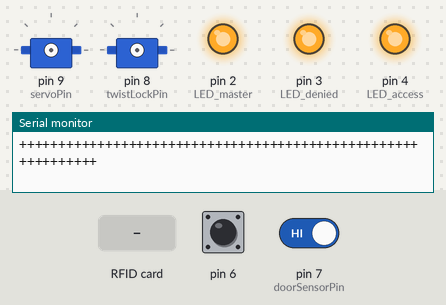
Recording of a sketch running on a simulated Arduino Uno, built with avr-gcc and run on an emulated ATmega328P. Parts: 2 × servo, output pins drawn as LEDs (lit = HIGH), the last lines printed to the serial monitor. The test bench sets the inputs (shaded band); at power-on: pin 6 HIGH, pin 7 (doorSensorPin) HIGH. Pins used as bus, display or sensor lines are not drawn.

Above: at 0.1 s.
At 16.6 s:
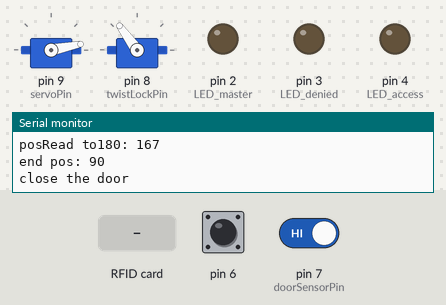
16.7 s: RFID card 5E 7A 19 C4 held to the reader
At 17.5 s:
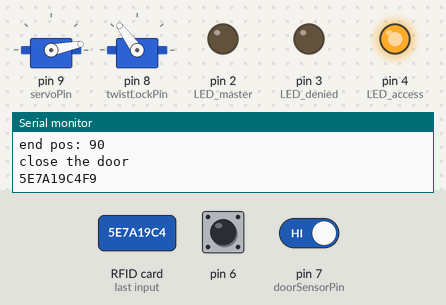
18.7 s: pin 6 pulled LOW for 0.15 s
21.8 s: pin 7 (doorSensorPin) driven LOW
Timing chart, 0 to 24.8 s (numbered marks = the images above; inputs shaded):
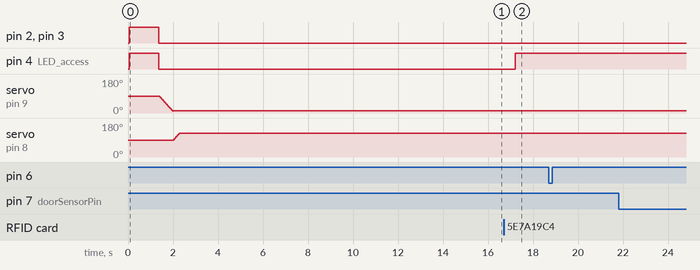

The sketch:

kenobi_17dec16.ino
```cpp
/*******************************
*       Author : thienkyo      *
*                              *
********************************/
#include <SPI.h>
#include <RFID.h>
#include <Servo.h>
#include <Wire.h>
#include <EEPROM.h>

// definition of the RFID
RFID rfid(10, 5);
int addr = 0;
byte cnt = 0;// number of card
byte master_count = 0;
boolean isMaster = false; // current card is master or not.
typedef struct {
  byte data[5];
}  cardData;

cardData cardlist[50];

byte master[5] = {0x10, 0x4A, 0xDD, 0x87, 0x00}; //104ADD8700
byte master2[5] = {0x26, 0x4C, 0x53, 0x8F, 0xB6}; //264C538FB6
// put your other cards allowed
//byte serNum[5];
byte data[5];

// define pins of the LED, Buzzer and Servo-motor
byte LED_access = 4;// green
byte LED_denied = 3;// red
byte LED_master = 2;// blue
byte button = 6;  // button to open the door. D6
byte doorSensorPin = 7; // door sensor D7
byte twistLockPin = 8; // door servo D8 new
byte servoPin = 9; //lock door servo D9
byte servoInterval = 15;

byte doorServoClosePos = 127; //3
byte doorServoOpenPos = 3; //109
class Sweeper
{
    Servo servo;              // the servo
    int pos;              // current servo position
    int increment;        // increment to move for each interval
    int  updateInterval;      // interval between updates
    unsigned long lastUpdate; // last update of position

  public: Sweeper(int interval)
    {
      updateInterval = interval;
      increment = 2;
    }
  public: Sweeper() {}

    void Attach(int pin)
    {
      servo.attach(pin);
    }

    void Detach()
    {
      servo.detach();
    }

    void Update()
    {
      if ((millis() - lastUpdate) > updateInterval) // time to update
      {
        lastUpdate = millis();
        pos += increment;
        servo.write(pos);
        Serial.println(pos);
        if ((pos >= 180) || (pos <= 0)) // end of sweep
        {
          // reverse direction
          increment = -increment;
        }
      }
    }

    void toZero()//open
    {
      byte posRead = servo.read();
      if (posRead > 0)
      {
        //Serial.print("in if ");
        for (int i = posRead; i >= 9 ; i -= increment)
        {
          //Serial.print("in if 2");
          lastUpdate = millis();
          servo.write(i);
          delay(updateInterval);
        }
      //  servo.write(14);
        servo.write(11);
        delay(updateInterval);
      }
      posRead = servo.read();
      Serial.print("posRead toZero: ");
      Serial.println(posRead);
    }

    void to127()//close
    {
      byte posRead = servo.read();
      if (posRead > 0)
      {
        for (int i = posRead; i <= 127 ; i += increment)
        {
          lastUpdate = millis();
          servo.write(i);
          delay(updateInterval);
        }
        delay(updateInterval);
      }
      posRead = servo.read();
    }


    void to180()//close
    {
      byte posRead = servo.read();
      if (posRead > 0)
      {
        for (int i = posRead; i <= 172 ; i += increment)
        {
          lastUpdate = millis();
          servo.write(i);
          delay(updateInterval);
        }
       // servo.write(159);
        servo.write(167);
        delay(updateInterval);
      }
      posRead = servo.read();
      Serial.print("posRead to180: ");
      Serial.println(posRead);
    }

    void sweepTo(int Npos)//open
  {
    int in = 1;
    pos = servo.read();
    in = Npos > pos ? increment : -increment;
    for (int i = pos; Npos > pos ? i <= Npos : i >= Npos ; i += in)
      {
        servo.write(i);
        delay(updateInterval);
      }
   // posRead = servo.read();
    Serial.print(F("end pos: "));
    Serial.println(pos);
  }

    int readPos() {
      return servo.read();
    }

    void writePos(int pos) {
      servo.write(pos);
    }
};

class Buttoner
{
    Sweeper sw;
    Sweeper swdoor;
    byte buttonPin;
    byte buttonState;
    byte lastButtonState;
    long lastDebounceTime = 0;  // the last time the output pin was toggled
    long debounceDelay = 50;    // the debounce time; increase if the output
    long doorSensorCloseTime = 3000; // for door sensor to close the door automatically.
    boolean isOneTime = true;
    boolean isOneTime2 = true;

  public:
    Buttoner(byte bPin, Sweeper sweeper, Sweeper swD) {
      buttonPin = bPin;
      sw = sweeper;
      swdoor = swD;
      pinMode(buttonPin, INPUT_PULLUP);
      buttonState = 0;
      lastButtonState = 0;
    }
    //check the door if it is closed or not by the door sensor.
    //automatically close the door
    void doorCheck() {
      //  buttonState = digitalRead(buttonPin);
      byte reading = digitalRead(buttonPin);

      //reset lastDebounceTime
      if (reading != lastButtonState) {
        Serial.println("=============");
        Serial.println(reading);
        Serial.println(lastButtonState);
        if (reading == LOW) { // when door close
          ///Serial.println("LOW");
          if (isOneTime) {
            Serial.println("onetime");
            // reset the debouncing timer
            lastDebounceTime = millis();
            isOneTime = false;
          }

        } else { // door open.
          isOneTime = true;
          isOneTime2 = true;
        }
      }
      // close the door after doorSensorCloseTime
      if (reading == LOW) {
        if ((millis() - lastDebounceTime) > doorSensorCloseTime) {
          if (isOneTime2) {
            if (sw.readPos() < 20) {
              sw.to180();
              swdoor.sweepTo(doorServoClosePos);
              Serial.println("door state: close");
            }
            isOneTime2 = false;
          }
        }
      }

      // save the reading.  Next time through the loop,
      // it'll be the lastButtonState:
      lastButtonState = reading;
    }

    //
    void doAction2() {
      //  buttonState = digitalRead(buttonPin);
      int reading = digitalRead(buttonPin);
      //Serial.print("Read: ");
      //Serial.println(reading);

      if (reading != lastButtonState) {
        // reset the debouncing timer
        lastDebounceTime = millis();
      }

      if ((millis() - lastDebounceTime) > debounceDelay) {
        if (reading != buttonState) {
          buttonState = reading;

          // only toggle the LED if the new button state is HIGH
          if (buttonState == HIGH) {
            // set the servo:
            if (sw.readPos() < 100) {
              sw.to180();
              swdoor.sweepTo(doorServoClosePos);
              Serial.println(F("close the door"));
            } else {
              sw.toZero();
              swdoor.sweepTo(doorServoOpenPos);
              Serial.println(F("open the door"));
            }
          }
        }
      }

      // save the reading.  Next time through the loop,
      // it'll be the lastButtonState:
      lastButtonState = reading;
    }

};

Sweeper sweeper1(servoInterval); // servo pull the latch
Sweeper sweeper2(servoInterval); // servo twist the lock notch.
Buttoner b1(button, sweeper1, sweeper2); // the number of relay pin : D6 and pushbutton pin: D10
Buttoner doorSensor(doorSensorPin, sweeper1, sweeper2);
void setup()
{
  Serial.begin(9600); // initialize serial communication
  SPI.begin(); // initialize SPI communication for RFID
  rfid.init(); // initialize the RFID
  pinMode(LED_access, OUTPUT);
  pinMode(LED_denied, OUTPUT);
  pinMode(LED_master, OUTPUT);

  ledStatus(4);
  Serial.println("+++++++++++++++++++++++++++++++++++++++++++++++++++++++++++++");
  Serial.println("+                    RFID Doorlock (v1)                     +");
  Serial.println("+           Please choose from the following:               +");
  Serial.println("+           - Scan your card                                +");
  Serial.println("+           - Press the button to add new RFID tag#         +");
  Serial.println("+++++++++++++++++++++++++++++++++++++++++++++++++++++++++++++");
  delay(1000);
  ledStatus(0);
  sweeper1.Attach(servoPin);
  sweeper1.toZero();
  sweeper2.Attach(twistLockPin);
  //sweeper2.sweepTo(doorServoClosePos);
  sweeper2.to127();
  //EEPROM.write(1023, 0);
  loadcard();
  //eraseEEPROM();

  Serial.println("+++++++++++++++++++++++++End SetUp+++++++++++++++++++++++++++");
}

void loop()
{
  b1.doAction2(); //check the button if it is pressed or not
  doorSensor.doorCheck(); //check the door if it is closed or not by the door sensor.
  //sweeper1.Update();
  //Serial.print("pos: ");
  //Serial.println(sweeper1.readPos());

  // Create a variable for each user
  //boolean rfidmipo_card = true; // my card
  //boolean isMaster = true; // master is present

  if (rfid.isCard()) { // found valid card
    if (rfid.readCardSerial()) { // reads the card
      delay(500);
      data[0] = rfid.serNum[0]; // stores the serial number
      data[1] = rfid.serNum[1];
      data[2] = rfid.serNum[2];
      data[3] = rfid.serNum[3];
      data[4] = rfid.serNum[4];
    }

    //rfid.halt(); // RFID to standby
    if (data[0] < 16) {
      Serial.print("0");
    }
    Serial.print(data[0], HEX);

    if (data[1] < 16) {
      Serial.print("0");
    }
    Serial.print(data[1], HEX);

    if (data[2] < 16) {
      Serial.print("0");
    }
    Serial.print(data[2], HEX);

    if (data[3] < 16) {
      Serial.print("0");
    }
    Serial.print(data[3], HEX);

    if (data[4] < 16) {
      Serial.print("0");
    }
    Serial.print(data[4], HEX);
    /*
      for(int i=0; i<5; i++){
      if(data[i] != master[i]) {
        isMaster = false;
        break;
      }
      }*/

    if ((data[0] == master[0] && data[1] == master[1] && data[2] == master[2] && data[3] == master[3] && data[4] == master[4]) ||
        (data[0] == master2[0] && data[1] == master2[1] && data[2] == master2[2] && data[3] == master2[3] && data[4] == master2[4])) {
      isMaster = true;
    } else {
      isMaster = false;
    }

    Serial.println();
    if (isMaster) { // master card found
      ledStatus(1);
      master_count++;
      Serial.print(F("master card present. master_count="));
      Serial.println(master_count);
      delay(500);
      digitalWrite(LED_master, LOW);
      rfid.halt();
      delay(500);
      digitalWrite(LED_master, HIGH);
      delay(500);
      digitalWrite(LED_master, LOW);
      delay(500);
      digitalWrite(LED_master, HIGH);
      if (master_count == 2) { // master swiped 2 time in a roll == delete all cards
        Serial.println(F("delete all"));
        eraseEEPROM();
        EEPROM.write(1023, 0);
        loadcard();
        master_count = 0;
        isMaster = false;
      }
    } else if (master_count == 0) { // key card to open door.
      Serial.println(F("Start: authenticate the card"));
      for (int i = 0; i < cnt; i++) { //loop all the cards in memory
        if (ByteArrayCompare(cardlist[i].data, data, 5)) {
          if (sweeper1.readPos() < 100) {
            sweeper1.to180();
            sweeper2.sweepTo(doorServoClosePos);
            Serial.println(F("close the door"));
          } else {
            sweeper1.toZero();
            sweeper2.sweepTo(doorServoOpenPos);
            Serial.println(F("open the door"));
          }
          break;
        }
      }
      Serial.println(F("End : authenticate the card"));
    } else if (master_count == 1 && !isMaster) { // add new card.
      for (byte y = 0; y < 5; y++) {
        if (data[y] < 16) {
          Serial.print("0");
        }
        Serial.print(data[y], HEX);
      }
      Serial.println();
      //Serial.print("before:");
      //Serial.println(addr);
      addr = saveCard(addr, data, 5);
      //Serial.print("after:");
      //Serial.println(addr);
      Serial.println(F("add new card successfully"));
      master_count = 0;
      cnt++;
      EEPROM.write(1023, cnt);
      loadcard();
    }

    Serial.println();
    // delay(500);
    rfid.halt();
  }// end read rfid

  //
  if (!isMaster) {
    if (sweeper1.readPos() > 100) {
      ledStatus(3);
    } else {
      ledStatus(2);
    }
  }
}

void ledStatus(byte sta) {
  if (sta == 1) { //master : program
    digitalWrite(LED_master, HIGH);
    digitalWrite(LED_access, LOW);
    digitalWrite(LED_denied, LOW);
  } else if (sta == 2) { //access : open the door
    digitalWrite(LED_master, LOW);
    digitalWrite(LED_access, HIGH);
    digitalWrite(LED_denied, LOW);
  } else if (sta == 3) { //denied : close the door
    digitalWrite(LED_master, LOW);
    digitalWrite(LED_access, LOW);
    digitalWrite(LED_denied, HIGH);
  } else if (sta == 4) { //start or restart.
    digitalWrite(LED_master, HIGH);
    digitalWrite(LED_access, HIGH);
    digitalWrite(LED_denied, HIGH);
  } else { // do nothing: turn off all led
    digitalWrite(LED_master, LOW);
    digitalWrite(LED_access, LOW);
    digitalWrite(LED_denied, LOW);
  }
}

int saveCard(int init_addr, byte data[], int n) {
  cardData card = { {data[0], data[1], data[2], data[3], data[4]} };
  for (byte y = 0; y < 5; y++) {
    if (card.data[y] < 16) {
      Serial.print("0");
    }
    Serial.print(card.data[y], HEX);
  }
  Serial.println();

  EEPROM.put(init_addr, card);
  init_addr += sizeof(card);
  return init_addr;
}

void loadcard() {
  Serial.println(F("**********loadCard*********"));
  cnt = EEPROM.read(1023);
  Serial.print(F("cnt: "));
  Serial.println(cnt);
  Serial.print(F("free memory: "));
  Serial.println(freeRam());
  int aa = 0; //EEPROM address to start reading from
  // int tol = 1;
  cardData card;
  for (byte i = 0; i < cnt; i++) {
    EEPROM.get( aa, card );
    aa += sizeof(card);
    cardlist[i] = card;
    Serial.print( F("Read custom object from EEPROM: "));
    Serial.println(aa);
    for (byte y = 0; y < 5; y++) {
      if (cardlist[i].data[y] < 16) {
        Serial.print("0");
      }
      Serial.print(cardlist[i].data[y], HEX);
    }
    Serial.println();
  }
  addr = aa;
}

int freeRam() {
  extern int __heap_start, *__brkval;
  int v;
  return (int) &v - (__brkval == 0 ? (int) &__heap_start : (int) __brkval);
}

void eraseEEPROM() {
  for (int i = 0 ; i < addr + 5 ; i++) { // clear eeprom
    EEPROM.write(i, 0);
  }
  addr = 0;
}

boolean ByteArrayCompare(byte a[], byte b[], int array_size)
{
  for (int i = 0; i < array_size; ++i)
    if (a[i] != b[i])
      return (false);
  return (true);
}
```

Measured:
- after the input at 16.7 s, pin 4 (LED_access): LOW → HIGH after 0.52 s
